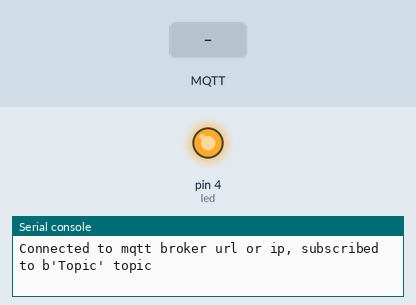
Simulated run of this program. Board: MicroPython board. On the bench: output pins drawn as LEDs (lit = HIGH), the last lines printed to the serial console. Inputs (shaded band) come from the test bench. WiFi joins after 1.5 s; no MQTT or app messages arrive unless stated.

Above: at 2.8 s.
2.9 s: MQTT message "off" arrives on the first subscribed topic
At 3.2 s:
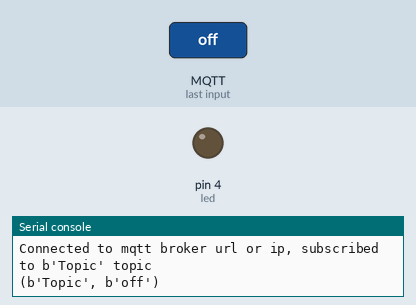
4.4 s: MQTT message "on" arrives on the first subscribed topic
At 5.6 s:
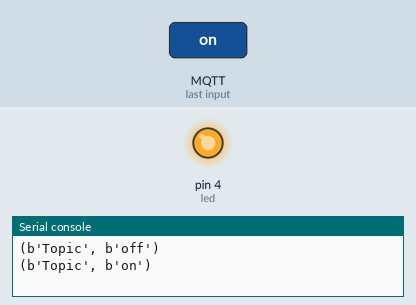
Timing chart, 0 to 7.4 s (numbered marks = the images above; inputs shaded):
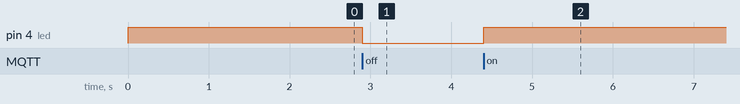

Measured:
- after the input at 2.9 s, pin 4 (led): HIGH → LOW at once
- after the input at 4.4 s, pin 4 (led): LOW → HIGH at once

The program:

remote_contorl_via_mqtt.py
```python
from umqtt.simple import MQTTClient
from machine import Pin
import ubinascii
import machine
import micropython


def do_connect():
    import network

    SSID = 'Your SSID'
    PASSWORD = 'Your password'

    sta_if = network.WLAN(network.STA_IF)
    ap_if = network.WLAN(network.AP_IF)
    if ap_if.active():
        ap_if.active(False)
    if not sta_if.isconnected():
        print('connecting to network...')
        sta_if.active(True)
        sta_if.connect(SSID, PASSWORD)
        while not sta_if.isconnected():
            pass
    print('Network configuration:', sta_if.ifconfig())

led = Pin(4, Pin.OUT, value=1)

# Default MQTT server to connect to
SERVER = "mqtt broker url or ip"
CLIENT_ID = ubinascii.hexlify(machine.unique_id())
TOPIC = b"Topic"
PORT_NO = 10449     #change to mqtt port no.
USERNAME = "id"
PASSWORD = "password"


state = 0

def sub_cb(topic, msg):
    global state
    print((topic, msg))
    if msg == b"on":
        led.value(1)
        state = 1
    elif msg == b"off":
        led.value(0)
        state = 0
    elif msg == b"toggle":
        # LED is inversed, so setting it to current state
        # value will make it toggle
        led.value(state)
        state = 1 - state


def main(server=SERVER):
    c = MQTTClient(CLIENT_ID, server, PORT_NO, USERNAME, PASSWORD, 60)
    # Subscribed messages will be delivered to this callback
    c.set_callback(sub_cb)
    c.connect()
    c.subscribe(TOPIC)
    print("Connected to %s, subscribed to %s topic" % (server, TOPIC))

    try:
        while 1:
            #micropython.mem_info()
            c.wait_msg()
    finally:
        c.disconnect()

if __name__ == '__main__':
#    load_config()
#    setup_pins()
    do_connect()
    main()
```
